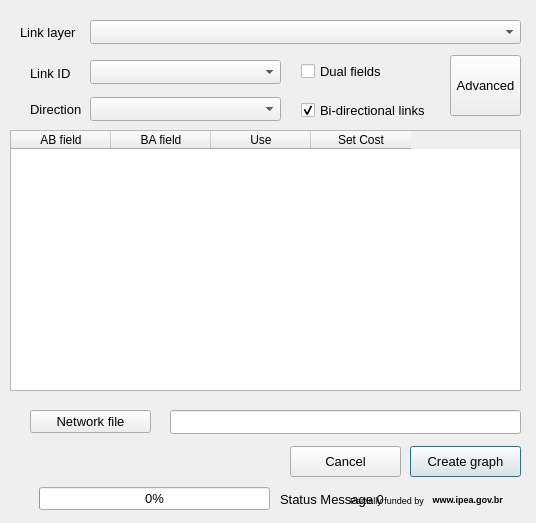
<?xml version="1.0" encoding="UTF-8"?>
<ui version="4.0">
 <class>Create_Graph</class>
 <widget class="QDialog" name="Create_Graph">
  <property name="windowModality">
   <enum>Qt::NonModal</enum>
  </property>
  <property name="geometry">
   <rect>
    <x>0</x>
    <y>0</y>
    <width>536</width>
    <height>523</height>
   </rect>
  </property>
  <property name="windowTitle">
   <string>Graph creation toolbox</string>
  </property>
  <property name="modal">
   <bool>false</bool>
  </property>
  <widget class="QTableWidget" name="fields_lst">
   <property name="geometry">
    <rect>
     <x>10</x>
     <y>130</y>
     <width>511</width>
     <height>261</height>
    </rect>
   </property>
   <property name="accessibleName">
    <string>&lt;html&gt;&lt;head/&gt;&lt;body&gt;&lt;p&gt;xcxc&lt;/p&gt;&lt;/body&gt;&lt;/html&gt;</string>
   </property>
   <property name="selectionMode">
    <enum>QAbstractItemView::SingleSelection</enum>
   </property>
   <property name="selectionBehavior">
    <enum>QAbstractItemView::SelectRows</enum>
   </property>
   <property name="rowCount">
    <number>0</number>
   </property>
   <property name="columnCount">
    <number>4</number>
   </property>
   <attribute name="verticalHeaderDefaultSectionSize">
    <number>27</number>
   </attribute>
   <column>
    <property name="text">
     <string>AB field</string>
    </property>
   </column>
   <column>
    <property name="text">
     <string>BA field</string>
    </property>
   </column>
   <column>
    <property name="text">
     <string>Use</string>
    </property>
   </column>
   <column>
    <property name="text">
     <string>Set Cost</string>
    </property>
   </column>
  </widget>
  <widget class="QCheckBox" name="chk_dual_fields">
   <property name="geometry">
    <rect>
     <x>301</x>
     <y>63</y>
     <width>101</width>
     <height>17</height>
    </rect>
   </property>
   <property name="font">
    <font>
     <pointsize>10</pointsize>
    </font>
   </property>
   <property name="text">
    <string>Dual fields</string>
   </property>
   <property name="checked">
    <bool>false</bool>
   </property>
  </widget>
  <widget class="QLabel" name="lblnodematch_11">
   <property name="geometry">
    <rect>
     <x>20</x>
     <y>24</y>
     <width>121</width>
     <height>16</height>
    </rect>
   </property>
   <property name="font">
    <font>
     <pointsize>10</pointsize>
    </font>
   </property>
   <property name="text">
    <string>Link layer</string>
   </property>
  </widget>
  <widget class="QCheckBox" name="links_are_bi_directional">
   <property name="geometry">
    <rect>
     <x>301</x>
     <y>100</y>
     <width>161</width>
     <height>20</height>
    </rect>
   </property>
   <property name="font">
    <font>
     <pointsize>10</pointsize>
    </font>
   </property>
   <property name="text">
    <string>Bi-directional links</string>
   </property>
   <property name="checked">
    <bool>true</bool>
   </property>
  </widget>
  <widget class="QComboBox" name="cmb_link_id">
   <property name="geometry">
    <rect>
     <x>90</x>
     <y>60</y>
     <width>191</width>
     <height>24</height>
    </rect>
   </property>
  </widget>
  <widget class="QLabel" name="label_8">
   <property name="geometry">
    <rect>
     <x>30</x>
     <y>65</y>
     <width>41</width>
     <height>16</height>
    </rect>
   </property>
   <property name="font">
    <font>
     <pointsize>10</pointsize>
    </font>
   </property>
   <property name="text">
    <string>Link ID</string>
   </property>
  </widget>
  <widget class="QComboBox" name="cmb_direction_field">
   <property name="geometry">
    <rect>
     <x>90</x>
     <y>97</y>
     <width>191</width>
     <height>24</height>
    </rect>
   </property>
  </widget>
  <widget class="QLabel" name="dir_label">
   <property name="geometry">
    <rect>
     <x>30</x>
     <y>101</y>
     <width>61</width>
     <height>16</height>
    </rect>
   </property>
   <property name="font">
    <font>
     <pointsize>10</pointsize>
    </font>
   </property>
   <property name="text">
    <string>Direction</string>
   </property>
  </widget>
  <widget class="QLabel" name="lbl_funding2">
   <property name="geometry">
    <rect>
     <x>430</x>
     <y>489</y>
     <width>91</width>
     <height>21</height>
    </rect>
   </property>
   <property name="font">
    <font>
     <pointsize>7</pointsize>
     <weight>75</weight>
     <bold>true</bold>
    </font>
   </property>
   <property name="text">
    <string> www.ipea.gov.br</string>
   </property>
   <property name="textFormat">
    <enum>Qt::PlainText</enum>
   </property>
  </widget>
  <widget class="QProgressBar" name="progressbar0">
   <property name="enabled">
    <bool>true</bool>
   </property>
   <property name="geometry">
    <rect>
     <x>39</x>
     <y>487</y>
     <width>231</width>
     <height>23</height>
    </rect>
   </property>
   <property name="palette">
    <palette>
     <active>
      <colorrole role="Highlight">
       <brush brushstyle="SolidPattern">
        <color alpha="255">
         <red>0</red>
         <green>170</green>
         <blue>0</blue>
        </color>
       </brush>
      </colorrole>
     </active>
     <inactive>
      <colorrole role="Highlight">
       <brush brushstyle="SolidPattern">
        <color alpha="255">
         <red>240</red>
         <green>240</green>
         <blue>240</blue>
        </color>
       </brush>
      </colorrole>
     </inactive>
     <disabled>
      <colorrole role="Highlight">
       <brush brushstyle="SolidPattern">
        <color alpha="255">
         <red>51</red>
         <green>153</green>
         <blue>255</blue>
        </color>
       </brush>
      </colorrole>
     </disabled>
    </palette>
   </property>
   <property name="font">
    <font>
     <pointsize>10</pointsize>
    </font>
   </property>
   <property name="value">
    <number>0</number>
   </property>
   <property name="textVisible">
    <bool>true</bool>
   </property>
  </widget>
  <widget class="QLabel" name="lbl_funding1">
   <property name="geometry">
    <rect>
     <x>350</x>
     <y>492</y>
     <width>91</width>
     <height>16</height>
    </rect>
   </property>
   <property name="font">
    <font>
     <pointsize>7</pointsize>
    </font>
   </property>
   <property name="text">
    <string>Partially funded by</string>
   </property>
  </widget>
  <widget class="QLabel" name="progress_label0">
   <property name="geometry">
    <rect>
     <x>280</x>
     <y>489</y>
     <width>301</width>
     <height>21</height>
    </rect>
   </property>
   <property name="font">
    <font>
     <pointsize>10</pointsize>
    </font>
   </property>
   <property name="text">
    <string>Status Message 0</string>
   </property>
  </widget>
  <widget class="QPushButton" name="but_create_graph">
   <property name="geometry">
    <rect>
     <x>410</x>
     <y>446</y>
     <width>111</width>
     <height>31</height>
    </rect>
   </property>
   <property name="font">
    <font>
     <pointsize>10</pointsize>
    </font>
   </property>
   <property name="text">
    <string>Create graph</string>
   </property>
  </widget>
  <widget class="QPushButton" name="select_result">
   <property name="geometry">
    <rect>
     <x>30</x>
     <y>410</y>
     <width>121</width>
     <height>23</height>
    </rect>
   </property>
   <property name="font">
    <font>
     <pointsize>10</pointsize>
    </font>
   </property>
   <property name="text">
    <string>Network file</string>
   </property>
  </widget>
  <widget class="QLineEdit" name="graph_file">
   <property name="geometry">
    <rect>
     <x>170</x>
     <y>410</y>
     <width>351</width>
     <height>24</height>
    </rect>
   </property>
   <property name="font">
    <font>
     <pointsize>10</pointsize>
    </font>
   </property>
  </widget>
  <widget class="QPushButton" name="cancel">
   <property name="geometry">
    <rect>
     <x>290</x>
     <y>446</y>
     <width>111</width>
     <height>31</height>
    </rect>
   </property>
   <property name="font">
    <font>
     <pointsize>10</pointsize>
    </font>
   </property>
   <property name="text">
    <string>Cancel</string>
   </property>
  </widget>
  <widget class="QPushButton" name="but_advanced">
   <property name="geometry">
    <rect>
     <x>450</x>
     <y>55</y>
     <width>71</width>
     <height>61</height>
    </rect>
   </property>
   <property name="font">
    <font>
     <pointsize>10</pointsize>
    </font>
   </property>
   <property name="text">
    <string>Advanced</string>
   </property>
  </widget>
  <widget class="QgsMapLayerComboBox" name="network_layer">
   <property name="geometry">
    <rect>
     <x>90</x>
     <y>20</y>
     <width>431</width>
     <height>24</height>
    </rect>
   </property>
  </widget>
 </widget>
 <customwidgets>
  <customwidget>
   <class>QgsMapLayerComboBox</class>
   <extends>QComboBox</extends>
   <header>qgsmaplayercombobox.h</header>
  </customwidget>
 </customwidgets>
 <tabstops>
  <tabstop>network_layer</tabstop>
  <tabstop>cmb_link_id</tabstop>
  <tabstop>cmb_direction_field</tabstop>
  <tabstop>chk_dual_fields</tabstop>
  <tabstop>links_are_bi_directional</tabstop>
  <tabstop>but_advanced</tabstop>
  <tabstop>fields_lst</tabstop>
  <tabstop>select_result</tabstop>
  <tabstop>graph_file</tabstop>
  <tabstop>cancel</tabstop>
  <tabstop>but_create_graph</tabstop>
 </tabstops>
 <resources/>
 <connections/>
</ui>
